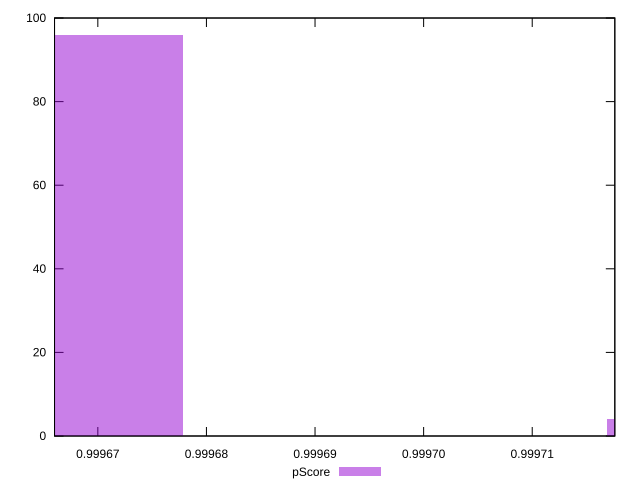

Here is the gnuplot script that generated this plot:
reset

$pScore <<EOF
0.9996712861782896 96
0.9997233835952934 4
EOF

set key outside below
set boxwidth 0.000013024354250961377
set xrange [0.9996660123158774:0.9997176059617163]
set yrange [0:100]
set trange [0:100]
set style fill transparent solid 0.5 noborder
set terminal svg size 640, 490 enhanced background rgb 'white'
set output "report_00012_2021-02-09T11:01:39.952Z/uses-long-cache-ttl/samples/pages+cached+noadtech+nomedia/pScore/histogram.svg"

plot $pScore title "pScore" with boxes

reset
